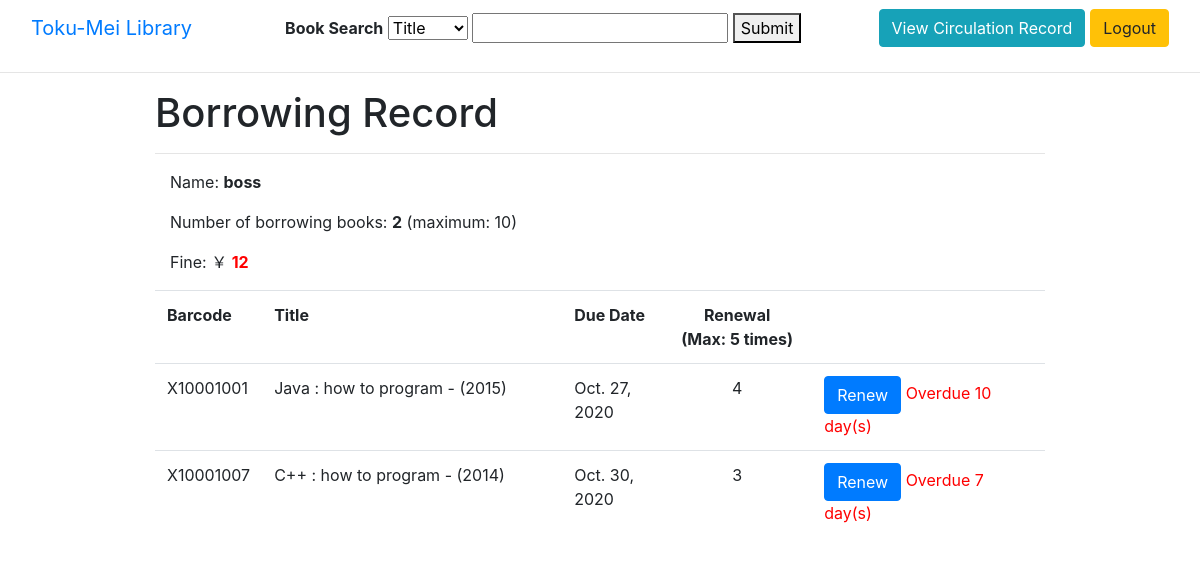
/viewrecord/ (signed in), run on an earlier commit of the app's database.
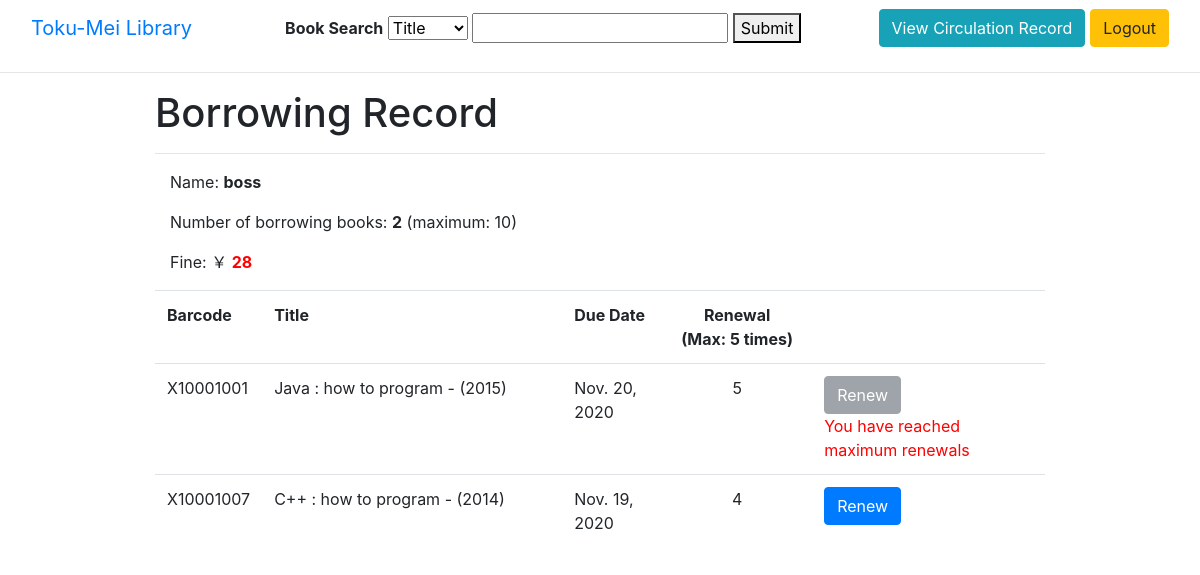
And on a later commit of the database.
### catalogue/models.py (models this page shows, shortened)
class CircAccount(models.Model):
    user = models.OneToOneField(User, on_delete=models.CASCADE)
    activated = models.BooleanField(default=True)
    fine = models.IntegerField(blank=True, null=True, default=0)
    hold = models.IntegerField(blank=True, null=True, default=0)

class Bookitem(models.Model):
    LOCATION = (
        ('1/F', '1/F'),
        ('2/F', '2/F'),
        ('3/F', '3/F'),
        ('1/F Reference', '1/F Reference')
    )
    STATUS = (
        ('available', 'available'),
        ('checked-out', 'checked-out'),
        ('on holdshelf', 'on holdshelf'),
        ('lib use only', 'lib use only'),
        ('in purchase', 'in purchase'),
        ('in process', 'in process'),
        ('library display', 'library display'),
        ('lost', 'lost'),
        ('withdrawn', 'withdrawn')
    )
    barcode = models.CharField(max_length=10, unique=True)
    title = models.ForeignKey(Booktitle, on_delete=models.CASCADE)
    material_type = models.CharField(max_length=10)
    location = models.CharField(max_length=25, choices=LOCATION)
    callno = models.CharField(max_length=100)
    status = models.CharField(max_length=25, choices=STATUS)
    duedate = models.DateField(blank=True, null=True)
    current_user = models.ForeignKey(User, on_delete=models.CASCADE, blank=True, null=True, related_name="user_in_use")
    previous_user = models.ForeignKey(User, on_delete=models.CASCADE, blank=True, null=True, related_name="user_previous_use")
    total_checkedout = models.IntegerField(default=0)
    renewal = models.IntegerField(default=0)
    display_message = models.CharField(max_length=100, blank=True, null=True)
    holdlist = models.CharField(max_length=200, blank=True, null=True)
    created_on = models.DateTimeField(auto_now=True)
    updated_on = models.DateTimeField(auto_now_add=True)

class Booktitle(models.Model):
    title = models.CharField(max_length=250)
    author = models.TextField(blank=True, null=True)
    edition = models.CharField(max_length=100, blank=True, null=True)
    publisher = models.CharField(max_length=250, blank=True, null=True)
    year = models.IntegerField(blank=True, null=True)
    format = models.CharField(max_length=250, blank=True, null=True)
    series = models.TextField(blank=True, null=True)
    subjects = models.TextField(blank=True, null=True)
    note = models.TextField(blank=True, null=True)
    language = models.CharField(max_length=100, blank=True, null=True)
    isbn = models.TextField(blank=True, null=True)
    created_on = models.DateTimeField(auto_now=True)
    updated_on = models.DateTimeField(auto_now_add=True)
    def __str__(self):
        return "{} - ({})".format(self.title, self.year)

### catalogue/views.py (the view)
# urls.py: path('viewrecord/', view_record),
@login_required(login_url="/login")
def view_record(request):
    username = request.user
    items = Bookitem.objects.filter(current_user=username)
    user_acc = CircAccount.objects.get(user=username)
    num = len(items)
    for item in items:
        item.display_message = " "
        n = datetime.date.today() - item.duedate
        if (n.days) > 0:
            item.display_message = "Overdue {} day(s)".format(n.days)
    context = {
        'items':items,
        'user_acc':user_acc,
        'num': num,
    }
    return render(request, 'account.html', context)

### catalogue/templates/account.html (shortened to what this page needs)
{% extends 'base.html' %}
{% block content %}
<div class="container">
    <h1>Borrowing Record</h1>
    <hr>
    <div class="container">
        <p>Name: <b>{{user_acc.user}}</b></p>
        <p>Number of borrowing books: <b>{{num}}</b> (maximum: 10)</p>
        <p>Fine: ￥
            {% if user_acc.fine == 0 %}
            <b>{{user_acc.fine}}</b></p>
            {% else %}
            <b style="color:red;">{{user_acc.fine}}</b></p>
            {% endif %}
    </div>
    <table class="table">
        <tr>
            <th style="width:100px;">Barcode</th>
            <th style="width:300px;">Title</th>
            <th style="width:100px;">Due Date</th>
            <th style="width:150px;text-align:center;">Renewal<br> (Max: 5 times)</th>
            <th></th>
        </tr>
        {% for item in items %}
        <tr>
            <td>{{item.barcode}}</td>
            <td>{{item.title}}</td>
            <td>{{item.duedate}}</td>
            <td style="text-align:center;">{{item.renewal}}</td>
            <td>
                <form action="/renew_books">
                    {% if item.renewal >= 5 %}
                    <button type="submit" class="btn btn-secondary" disabled>Renew</button>
                    <br>
                    <span style="color:red;">You have reached maximum renewals</span>
                    {% else %}
                    <button type="submit" class="btn btn-primary">Renew</button>
                    <span style="color:red;">{{item.display_message}}</span>
                    {% endif %}
                </form>
            </td>
        </tr>
        {% endfor %}
    </table>
</div>
{% endblock content %}

What changed in the data, as far as the page shows it:
changed CircAccount "boss": fine "12" → "28"
changed Bookitem: duedate "Oct. 27, 2020" → "Nov. 20, 2020"; renewal "4" → "5"; display_message "Overdue 10 day(s)" → (not shown); now shows "You have reached maximum renewals"
changed Bookitem: duedate "Oct. 30, 2020" → "Nov. 19, 2020"; renewal "3" → "4"; display_message "Overdue 7 day(s)" → (not shown)
